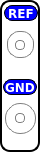
    <widget class="QFrame" name="frame_7">
     <property name="geometry">
      <rect>
       <x>638</x>
       <y>4</y>
       <width>40</width>
       <height>152</height>
      </rect>
     </property>
     <property name="styleSheet">
      <string notr="true">QFrame{border:2px solid black; background-color: rgba(0,0,0,0);border-radius:10px;}
QLabel{border:1px solid rgba(0,0,0,0);}

</string>
     </property>
     <property name="frameShape">
      <enum>QFrame::StyledPanel</enum>
     </property>
     <property name="frameShadow">
      <enum>QFrame::Raised</enum>
     </property>
     <widget class="QLabel" name="label_56">
      <property name="geometry">
       <rect>
        <x>140</x>
        <y>119</y>
        <width>60</width>
        <height>17</height>
       </rect>
      </property>
      <property name="font">
       <font>
        <family>DejaVu Sans</family>
        <pointsize>11</pointsize>
        <weight>50</weight>
        <bold>false</bold>
       </font>
      </property>
      <property name="styleSheet">
       <string notr="true">color:black;</string>
      </property>
      <property name="text">
       <string>GUARD</string>
      </property>
     </widget>
     <widget class="QFrame" name="DMM4W_P1_4">
      <property name="geometry">
       <rect>
        <x>7</x>
        <y>31</y>
        <width>27</width>
        <height>27</height>
       </rect>
      </property>
      <property name="styleSheet">
       <string notr="true">border:1px solid gray;border-radius:12px;
image: url(:/new/prefix1/Button-Blank-Gray-icon.png);</string>
      </property>
      <property name="frameShape">
       <enum>QFrame::StyledPanel</enum>
      </property>
      <property name="frameShadow">
       <enum>QFrame::Raised</enum>
      </property>
      <widget class="QFrame" name="frame_23">
       <property name="geometry">
        <rect>
         <x>8</x>
         <y>9</y>
         <width>10</width>
         <height>10</height>
        </rect>
       </property>
       <property name="styleSheet">
        <string notr="true">border:1px solid gray;border-radius:4px;
</string>
       </property>
       <property name="frameShape">
        <enum>QFrame::StyledPanel</enum>
       </property>
       <property name="frameShadow">
        <enum>QFrame::Raised</enum>
       </property>
      </widget>
     </widget>
     <widget class="QFrame" name="DMM4W_P1_3">
      <property name="geometry">
       <rect>
        <x>5</x>
        <y>103</y>
        <width>31</width>
        <height>31</height>
       </rect>
      </property>
      <property name="styleSheet">
       <string notr="true">border:1px solid gray;border-radius:15px;
image: url(:/new/prefix1/Button-Blank-Gray-icon.png);</string>
      </property>
      <property name="frameShape">
       <enum>QFrame::StyledPanel</enum>
      </property>
      <property name="frameShadow">
       <enum>QFrame::Raised</enum>
      </property>
      <widget class="QFrame" name="frame_33">
       <property name="geometry">
        <rect>
         <x>10</x>
         <y>10</y>
         <width>10</width>
         <height>10</height>
        </rect>
       </property>
       <property name="styleSheet">
        <string notr="true">border:1px solid gray;border-radius:4px;
</string>
       </property>
       <property name="frameShape">
        <enum>QFrame::StyledPanel</enum>
       </property>
       <property name="frameShadow">
        <enum>QFrame::Raised</enum>
       </property>
      </widget>
     </widget>
     <widget class="QLabel" name="label_36">
      <property name="geometry">
       <rect>
        <x>4</x>
        <y>5</y>
        <width>34</width>
        <height>16</height>
       </rect>
      </property>
      <property name="font">
       <font>
        <family>DejaVu Sans</family>
        <weight>75</weight>
        <bold>true</bold>
       </font>
      </property>
      <property name="styleSheet">
       <string notr="true">background-color:blue;
color:white;
border:1px solid black;
border-radius:8px;</string>
      </property>
      <property name="text">
       <string>REF</string>
      </property>
      <property name="alignment">
       <set>Qt::AlignCenter</set>
      </property>
     </widget>
     <widget class="QLabel" name="label_57">
      <property name="geometry">
       <rect>
        <x>3</x>
        <y>79</y>
        <width>34</width>
        <height>16</height>
       </rect>
      </property>
      <property name="font">
       <font>
        <family>DejaVu Sans</family>
        <weight>75</weight>
        <bold>true</bold>
       </font>
      </property>
      <property name="styleSheet">
       <string notr="true">background-color:blue;
color:white;
border:1px solid black;
border-radius:8px;</string>
      </property>
      <property name="text">
       <string>GND</string>
      </property>
      <property name="alignment">
       <set>Qt::AlignCenter</set>
      </property>
     </widget>
    </widget>
